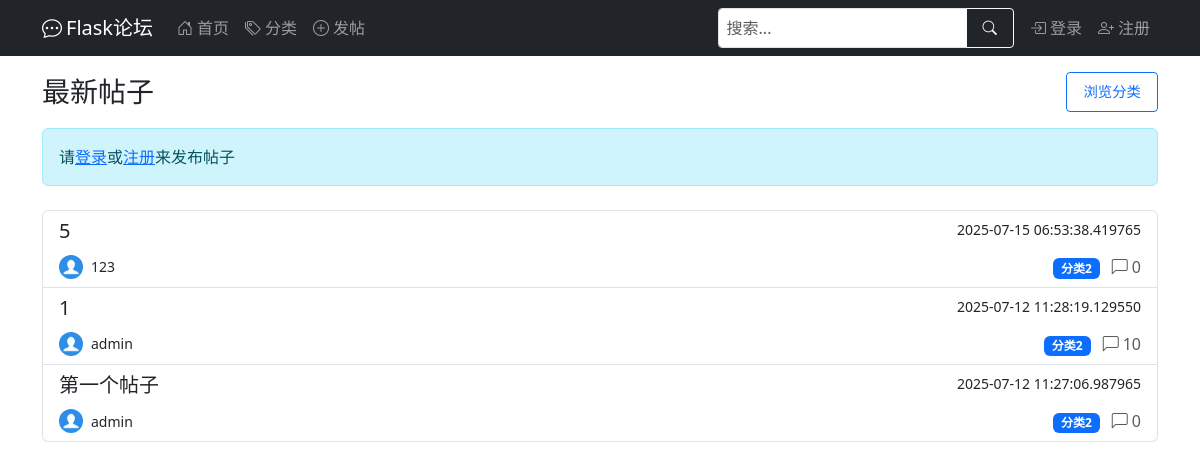
The page / on the database its author committed.
### app/models.py (models this page shows, shortened)
class Post(db.Model):
    __tablename__ = 'post'
    id = db.Column(db.Integer, primary_key=True)
    title = db.Column(db.String(100), nullable=False)
    content = db.Column(db.Text, nullable=False)
    created_at = db.Column(db.DateTime, default=datetime.utcnow)
    last_updated = db.Column(db.DateTime, default=datetime.utcnow, onupdate=datetime.utcnow)
    views = db.Column(db.Integer, default=0)  # 浏览量
    user_id = db.Column(db.Integer, db.ForeignKey('user.id'), nullable=False)  # 对应user.id
    category_id = db.Column(db.Integer, db.ForeignKey('category.id'))  # 对应category.id
    comments = db.relationship('Comment', backref='post', lazy='select')  # post.comment查到所有评论
    _comment_count = db.Column('comment_count', db.Integer, default=0)
    @property
    def comment_count(self):
        return self._comment_count
    @comment_count.setter
    def comment_count(self, value):
        self._comment_count = value

class User(UserMixin, db.Model):
    __tablename__ = 'user'
    id = db.Column(db.Integer, primary_key=True)
    username = db.Column(db.String(64), index=True, unique=True, nullable=False)
    email = db.Column(db.String(120), index=True, unique=True, nullable=False)
    password_hash = db.Column(db.String(128), nullable=False)
    created_at = db.Column(db.DateTime, default=datetime.utcnow)
    last_seen = db.Column(db.DateTime, default=datetime.utcnow)
    about_me = db.Column(db.Text)
    avatar = db.Column(db.String(120), default='default.jpg')  # 头像
    permissions = db.Column(db.Integer, default=Permissions.USER)
    posts = db.relationship('Post', backref='author', lazy='dynamic')  # 在Post处能查到作者，用法：Post.author
    def avatar_url(self):
        return url_for('static', filename=f'profile_pics/{self.avatar}', _external=True)

class Category(db.Model):
    __tablename__ = 'category'
    id = db.Column(db.Integer, primary_key=True)
    name = db.Column(db.String(50), unique=True, nullable=False)
    posts = db.relationship('Post', backref='category', lazy=True)  # 从Post里能查到分类,Post.category

### app/routes.py (the view)
@main.route('/')
def index():
    page = request.args.get('page', 1, type=int)
    per_page = current_app.config.get('POSTS_PER_PAGE', 10)
    search_query = request.args.get('q', '')
    query = base_posts_query()
    if search_query:
        query = query.filter(Post.title.ilike(f'%{search_query}%'))
    query = query.order_by(Post.created_at.desc())
    pagination = query.paginate(page=page, per_page=per_page, error_out=False)
    posts = create_posts_with_comment_count(pagination)
    return render_template('index.html', posts=posts, search_query=search_query)

### app/utils.py (called while the page is built)
def create_posts_with_comment_count(pagination, category=None):
    posts = []
    for post, comment_count_val in pagination.items:
        new_post = Post(
            id=post.id,
            title=post.title,
            content=post.content,
            created_at=post.created_at,
            last_updated=post.last_updated,
            views=post.views,
            user_id=post.user_id,
            category_id=post.category_id,
            _comment_count=comment_count_val,
            author=post.author
        )
        new_post.category = category or post.category
        posts.append(new_post)
    return CustomPagination(
        items=posts,
        page=pagination.page,
        per_page=pagination.per_page,
        total=pagination.total
    )

def base_posts_query():
    comment_count = db.session.query(
        Comment.post_id,
        func.count(Comment.id).label('comment_count')
    ).group_by(Comment.post_id).subquery()  # 修正位置
    return db.session.query(
        Post,
        func.coalesce(comment_count.c.comment_count, 0).label('comment_count')
    ).outerjoin(
        comment_count, Post.id == comment_count.c.post_id
    ).options(
        joinedload(Post.author),
        joinedload(Post.category)
    )

### app/templates/index.html (shortened to what this page needs)
{% extends "base.html" %}
{% import "_pagination.html" as pagination %}
{% block content %}
<div class="d-flex justify-content-between align-items-center mb-3">
    <h1 class="h3 mb-0">最新帖子</h1>
    <a href="{{ url_for('main.list_categories') }}" class="btn btn-sm btn-outline-primary d-none d-md-inline-block">
        浏览分类
    </a>
</div>
{% if current_user.is_authenticated %}
<div class="d-grid gap-2 mb-4">
    <a href="{{ url_for('main.create_post') }}" class="btn btn-primary">
        <i class="bi bi-plus-circle me-1"></i> 发布新帖
    </a>
</div>
{% else %}
<div class="alert alert-info mb-4">
    请<a href="{{ url_for('auth.login') }}">登录</a>或<a href="{{ url_for('auth.register') }}">注册</a>来发布帖子
</div>
{% endif %}
{% if posts.items %}
<div class="list-group">
    {% for post in posts.items %}
    <a href="{{ url_for('main.post_detail', post_id=post.id) }}" class="list-group-item list-group-item-action">
        <div class="d-flex w-100 justify-content-between">
            <h5 class="mb-1">{{ post.title }}</h5>
            <small>{{ post.created_at }}</small>
        </div>
        <div class="d-flex justify-content-between align-items-center mt-2">
            <div class="d-flex align-items-center">
                <img src="{{ post.author.avatar_url() }}" class="rounded-circle me-2" width="24" height="24" alt="头像">
                <small>{{ post.author.username }}</small>
            </div>
            <div>
                {% if post.category %}
                <span class="badge bg-primary">{{ post.category.name }}</span>
                {% endif %}
                <span class="text-muted ms-2">
                    <i class="bi bi-chat-left me-1"></i>{{ post.comment_count }}
                </span>
            </div>
        </div>
    </a>
    {% endfor %}
</div>
{% endif %}
{% endblock %}

### app/templates/base.html (style rules this page uses)
:root { --mobile-nav-height: 56px; }
.btn { padding: 8px 16px; font-size: 0.9rem; }

### rows shown on the page
Post: title "5", created_at "2025-07-15 06:53:38.419765", author.avatar_url (placeholder picture), author.username "123", category.name "分类2", comment_count "0"
Post: title "1", created_at "2025-07-12 11:28:19.129550", author.avatar_url (placeholder picture), author.username "admin", category.name "分类2", comment_count "10"
Post: title "第一个帖子", created_at "2025-07-12 11:27:06.987965", author.avatar_url (placeholder picture), author.username "admin", category.name "分类2", comment_count "0"
